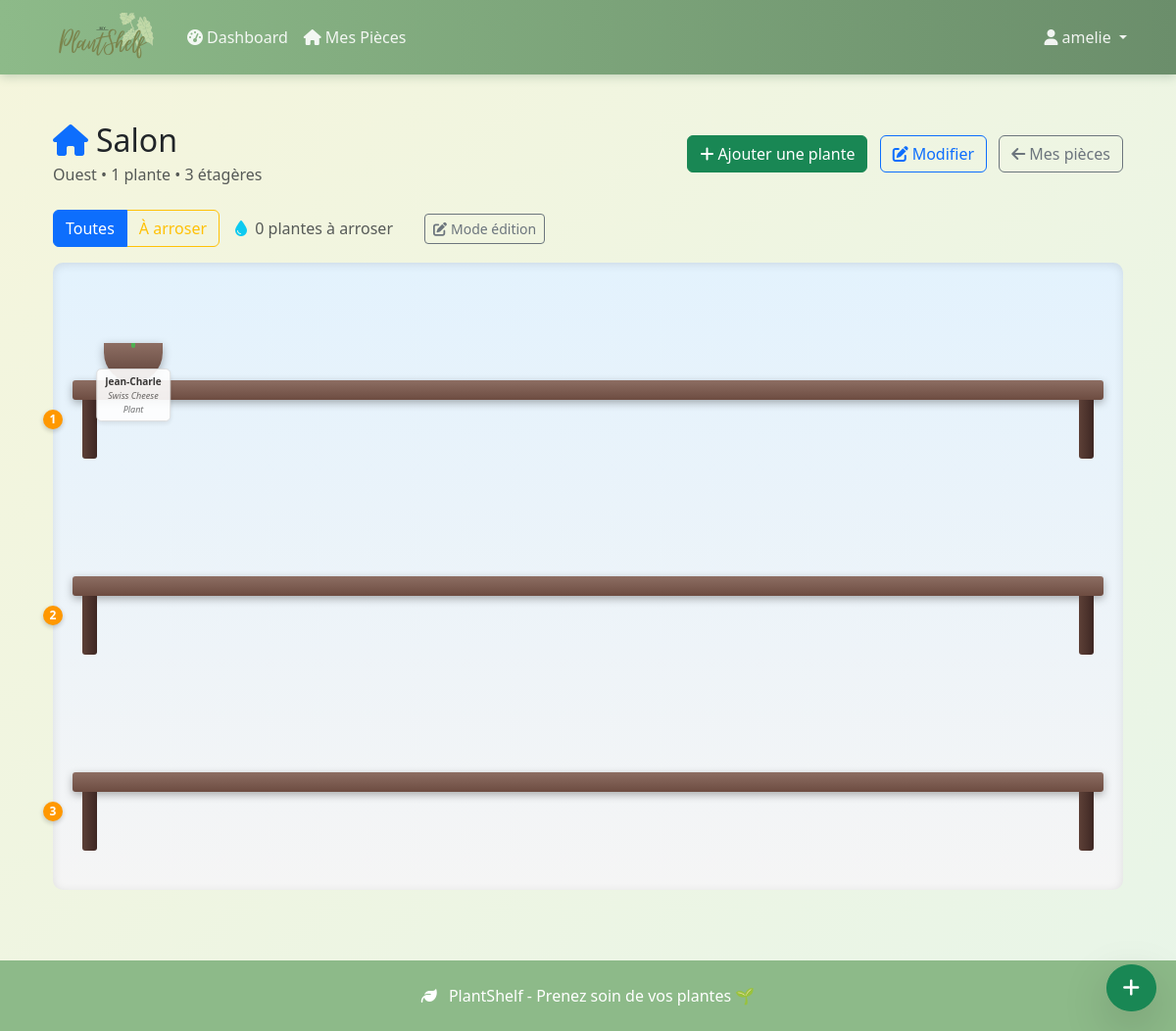
Page /pieces/1/bibliotheque/ (signed in) on the earlier database version.
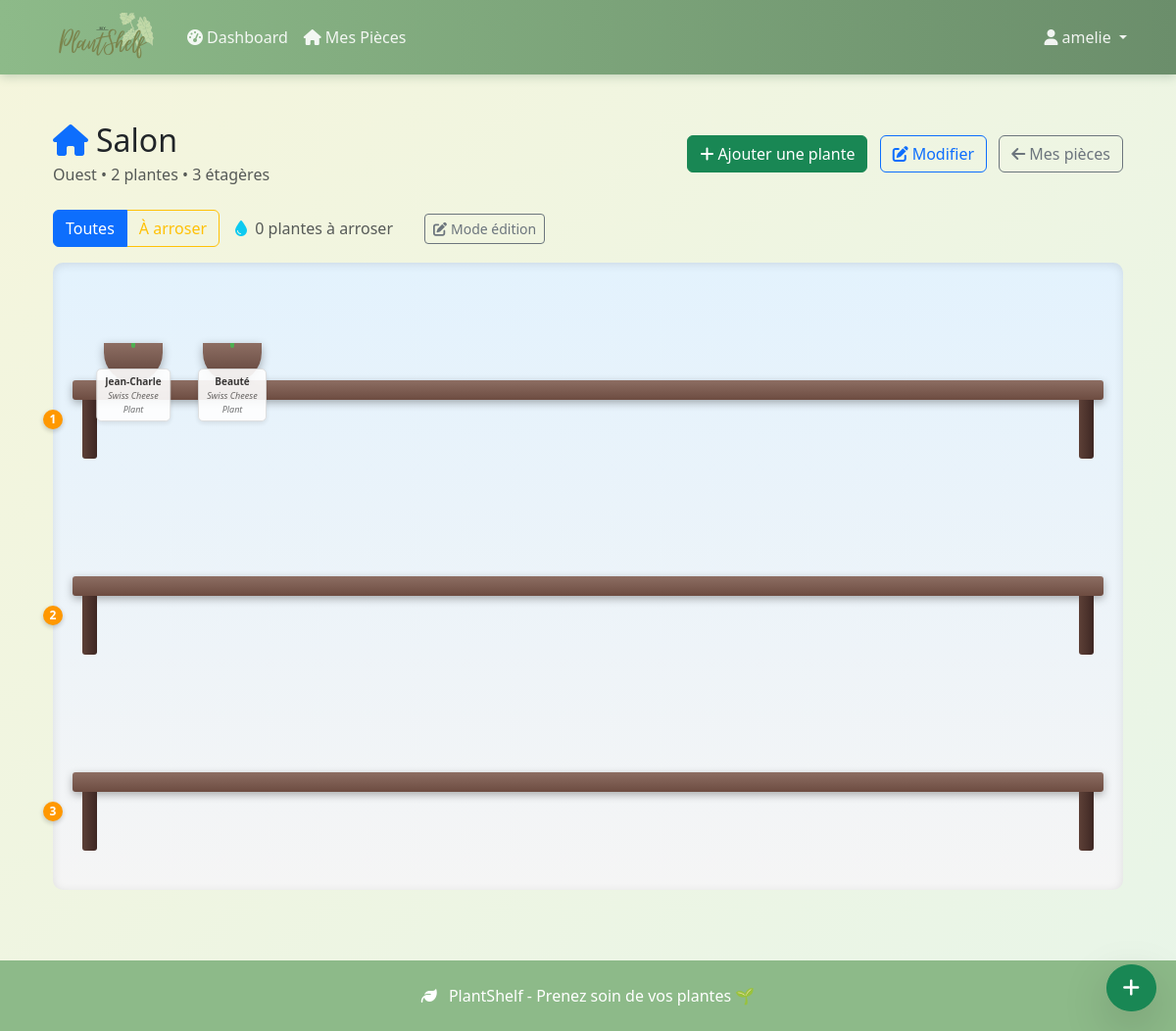
Same page on the later database version.
### plantes/models.py (models this page shows, shortened)
class Piece(models.Model):
    EXPOSITION_CHOICES = [
        ('nord', 'Nord'),
        ('sud', 'Sud'),
        ('est', 'Est'),
        ('ouest', 'Ouest'),
        ('nord_est', 'Nord-Est'),
        ('nord_ouest', 'Nord-Ouest'),
        ('sud_est', 'Sud-Est'),
        ('sud_ouest', 'Sud-Ouest'),
    ]
    user = models.ForeignKey(User, on_delete=models.CASCADE, related_name='pieces')
    nom = models.CharField(max_length=100)
    exposition = models.CharField(max_length=20, choices=EXPOSITION_CHOICES)
    description = models.TextField(blank=True, null=True)
    nombre_etageres = models.IntegerField(default=3, validators=[MinValueValidator(1), MaxValueValidator(10)])
    created_at = models.DateTimeField(auto_now_add=True)
    updated_at = models.DateTimeField(auto_now=True)
    class Meta:
        ordering = ['nom']
        unique_together = ['user', 'nom']  # Pas deux pièces avec le même nom pour un user
    @property
    def nombre_plantes(self):
        return self.plantes.count()

class PlantePossedee(models.Model):
    user = models.ForeignKey(User, on_delete=models.CASCADE, related_name='plantes')
    espece = models.ForeignKey(EspecePlante, on_delete=models.CASCADE, related_name='instances')
    piece = models.ForeignKey(Piece, on_delete=models.CASCADE, related_name='plantes')
    nom_personnalise = models.CharField(max_length=100, blank=True, null=True)
    etagere_numero = models.IntegerField(default=1, validators=[MinValueValidator(1), MaxValueValidator(10)])
    position_x = models.IntegerField(default=0)  # Position horizontale sur l'étagère
    derniere_fois_arrosee = models.DateTimeField(auto_now_add=True)
    notes = models.TextField(blank=True, null=True)
    created_at = models.DateTimeField(auto_now_add=True)
    class Meta:
        ordering = ['piece', 'etagere_numero', 'position_x']
    @property
    def nom_affiche(self):
        return self.nom_personnalise or self.espece.nom_commun
    @property
    def jours_depuis_arrosage(self):
        from django.utils import timezone
        return (timezone.now() - self.derniere_fois_arrosee).days
    @property
    def a_besoin_arrosage(self):
        return self.jours_depuis_arrosage >= self.espece.frequence_arrosage_jours

class EspecePlante(models.Model):
    EXPOSITION_CHOICES = [
        ('faible', 'Lumière faible'),
        ('indirecte', 'Lumière indirecte'),
        ('directe', 'Lumière directe'),
        ('variable', 'Variable'),
    ]
    nom_commun = models.CharField(max_length=100)
    nom_scientifique = models.CharField(max_length=100, blank=True, null=True)
    perenual_id = models.IntegerField(blank=True, null=True, unique=True)
    frequence_arrosage_jours = models.IntegerField(default=7, validators=[MinValueValidator(1), MaxValueValidator(365)])
    exposition_preferee = models.CharField(max_length=20, choices=EXPOSITION_CHOICES, default='indirecte')
    image_design = models.ImageField(upload_to='plantes_designs/', blank=True, null=True)
    couleur_pot = models.CharField(max_length=7, default="#8B4513")  # Couleur hex
    created_at = models.DateTimeField(auto_now_add=True)
    class Meta:
        ordering = ['nom_commun']

### plantes/views.py (the view)
# urls.py: path('pieces/<int:piece_id>/bibliotheque/', views.bibliotheque_piece, name='bibliotheque_piece'),
@login_required
def bibliotheque_piece(request, piece_id):
    piece = get_object_or_404(Piece, id=piece_id, user=request.user)
    plantes = PlantePossedee.objects.filter(piece=piece).select_related('espece').order_by('etagere_numero', 'position_x')
    etageres_range = list(range(1, piece.nombre_etageres + 1))
    plantes_a_arroser = [plante for plante in plantes if plante.a_besoin_arrosage]
    context = {
        'piece': piece,
        'plantes': plantes,
        'etageres_range': etageres_range,
        'plantes_a_arroser': plantes_a_arroser,
        'total_plantes': len(plantes),
        'nb_etageres': piece.nombre_etageres,
    }
    return render(request, 'plantes/bibliotheque_piece.html', context)

### plantes/templates/plantes/bibliotheque_piece.html (shortened to what the changed rows need)
{% extends 'base.html' %}
{% load static %}
{% block content %}
<div class="container-fluid mt-4">
    <div class="row mb-4">
        <div class="col">
            <div class="d-flex justify-content-between align-items-center">
                <div>
                    <h2 class="mb-1">
                        <i class="fas fa-home text-primary me-2"></i>{{ piece.nom }}
                    </h2>
                    <p class="text-muted mb-0">
                        {{ piece.get_exposition_display }} •
                        {{ piece.nombre_plantes }} plante{{ piece.nombre_plantes|pluralize }} •
                        {{ piece.nombre_etageres }} étagère{{ piece.nombre_etageres|pluralize }}
                    </p>
                </div>
            </div>
        </div>
    </div>
    <div class="bibliotheque-container">
        <div class="bibliotheque" data-piece-id="{{ piece.id }}">
            {% for numero_etagere in etageres_range %}
                <div class="etagere" data-etagere="{{ numero_etagere }}">
                    <div class="planche-etagere">
                        <div class="planche-surface">
                            <div class="zone-plantes" data-etagere="{{ numero_etagere }}">
                                {% for plante in plantes %}
                                    {% if plante.etagere_numero == numero_etagere %}
                                        <div class="plante-item"
                                             data-plante-id="{{ plante.id }}"
                                             data-etagere="{{ plante.etagere_numero }}"
                                             data-position="{{ plante.position_x }}"
                                             style="left: {{ plante.position_x|floatformat:0 }}px;">
                                            <div class="pot {% if plante.a_besoin_arrosage %}pot-soif{% endif %}">
                                                {% if plante.espece.image_design %}
                                                    <img src="{{ plante.espece.image_design.url }}" alt="{{ plante.nom_affiche }}" class="plante-image">
                                                {% else %}
                                                    <div class="plante-defaut">
                                                        <div class="tige"></div>
                                                    </div>
                                                {% endif %}
                                            </div>
                                            <div class="etiquette-plante">
                                                <div class="nom-plante">{{ plante.nom_affiche }}</div>
                                                <div class="espece-plante">{{ plante.espece.nom_commun }}</div>
                                            </div>
                                        </div>
                                    {% endif %}
                                {% endfor %}
                            </div>
                        </div>
                    </div>
                    <div class="support-etagere">
                        <div class="support-gauche"></div>
                        <div class="support-droit"></div>
                    </div>
                    <div class="numero-etagere">{{ numero_etagere }}</div>
                </div>
            {% endfor %}
        </div>
    </div>
</div>
{% endblock %}

Differences in the rows shown:
computed for Piece "Salon": nombre_plantes "1" → "2"
added PlantePossedee: nom_affiche "Beauté", espece.nom_commun "Swiss Cheese Plant"
